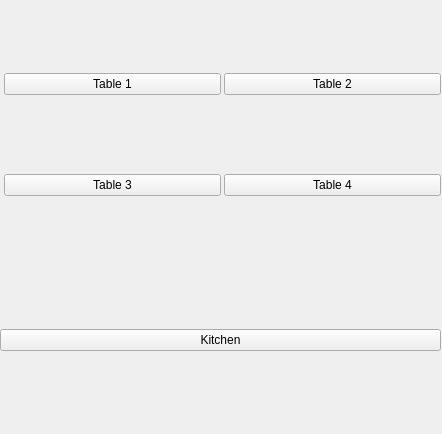
<?xml version="1.0" encoding="UTF-8"?>
<ui version="4.0">
 <class>Waiterbot_1</class>
 <widget class="QDockWidget" name="Waiterbot_1">
  <property name="geometry">
   <rect>
    <x>0</x>
    <y>0</y>
    <width>442</width>
    <height>434</height>
   </rect>
  </property>
  <property name="windowTitle">
   <string>DockWidget</string>
  </property>
  <widget class="QWidget" name="dockWidgetContents">
   <widget class="QWidget" name="gridLayoutWidget">
    <property name="geometry">
     <rect>
      <x>0</x>
      <y>0</y>
      <width>221</width>
      <height>271</height>
     </rect>
    </property>
    <layout class="QGridLayout" name="gridLayout" rowstretch="0,0,0,0" columnstretch="0">
     <property name="leftMargin">
      <number>4</number>
     </property>
     <property name="topMargin">
      <number>0</number>
     </property>
     <item row="2" column="0">
      <widget class="QPushButton" name="pushButton_2">
       <property name="text">
        <string>Table 3</string>
       </property>
      </widget>
     </item>
     <item row="1" column="0">
      <widget class="QPushButton" name="pushButton_3">
       <property name="text">
        <string>Table 1</string>
       </property>
      </widget>
     </item>
    </layout>
   </widget>
   <widget class="QWidget" name="gridLayoutWidget_2">
    <property name="geometry">
     <rect>
      <x>220</x>
      <y>0</y>
      <width>221</width>
      <height>271</height>
     </rect>
    </property>
    <layout class="QGridLayout" name="gridLayout_2" rowstretch="0,0,0" columnstretch="0">
     <property name="leftMargin">
      <number>4</number>
     </property>
     <property name="topMargin">
      <number>0</number>
     </property>
     <item row="0" column="0">
      <widget class="QPushButton" name="pushButton_6">
       <property name="text">
        <string>Table 2</string>
       </property>
      </widget>
     </item>
     <item row="1" column="0">
      <widget class="QPushButton" name="pushButton_5">
       <property name="text">
        <string>Table 4</string>
       </property>
      </widget>
     </item>
    </layout>
   </widget>
   <widget class="QWidget" name="gridLayoutWidget_3">
    <property name="geometry">
     <rect>
      <x>0</x>
      <y>270</y>
      <width>441</width>
      <height>141</height>
     </rect>
    </property>
    <layout class="QGridLayout" name="gridLayout_3">
     <item row="0" column="0">
      <widget class="QPushButton" name="pushButton_8">
       <property name="text">
        <string>Kitchen</string>
       </property>
      </widget>
     </item>
    </layout>
   </widget>
  </widget>
 </widget>
 <resources/>
 <connections/>
</ui>
